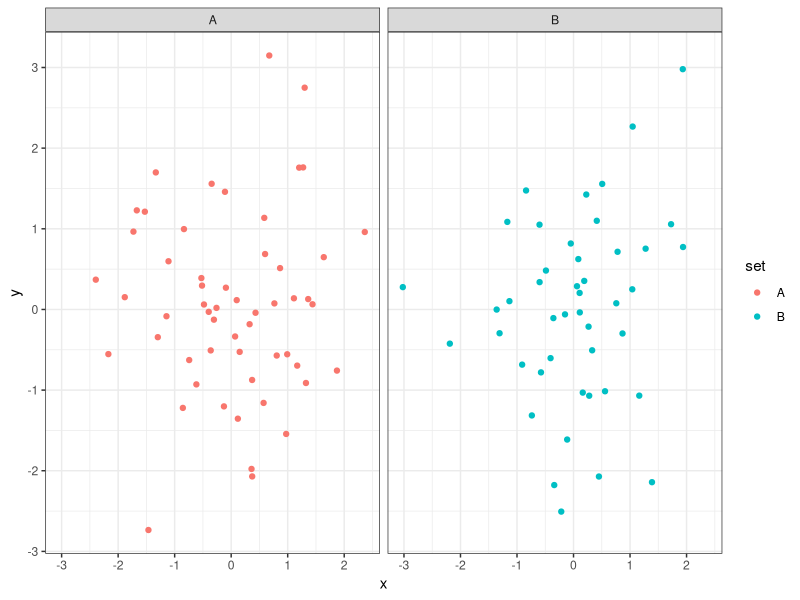
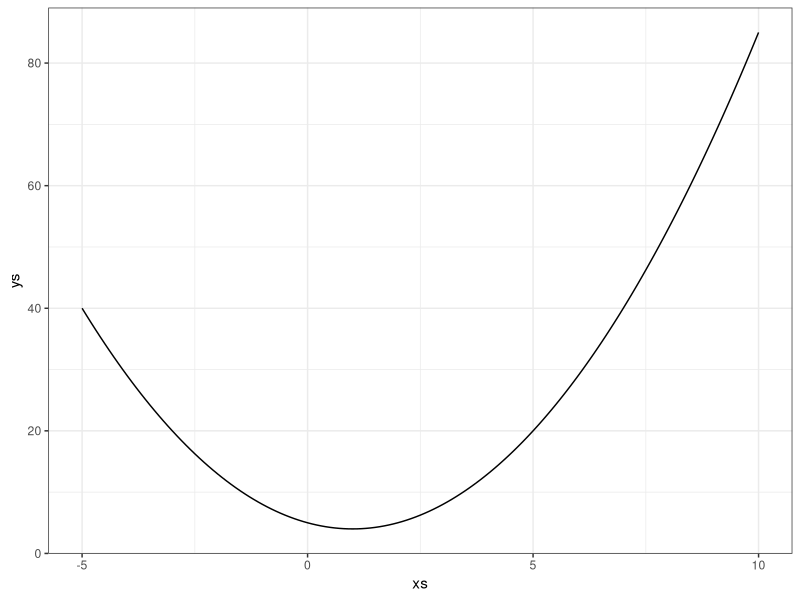
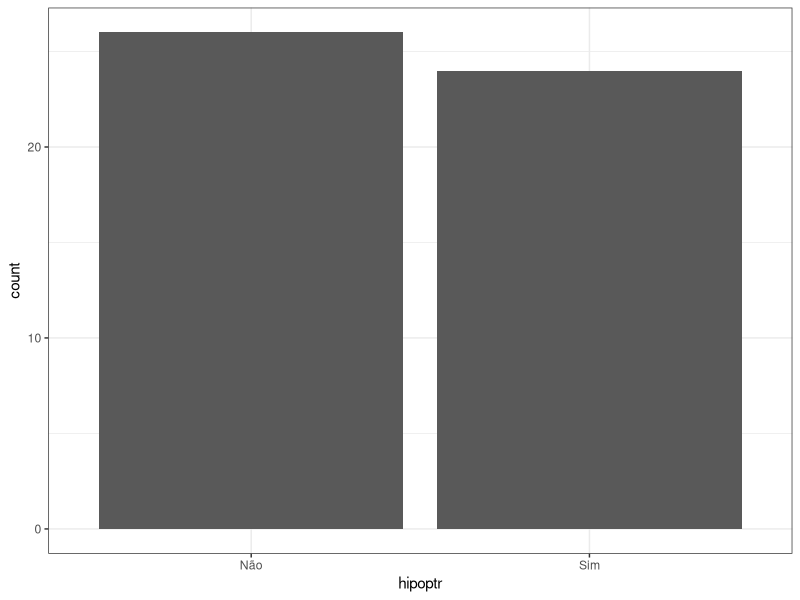
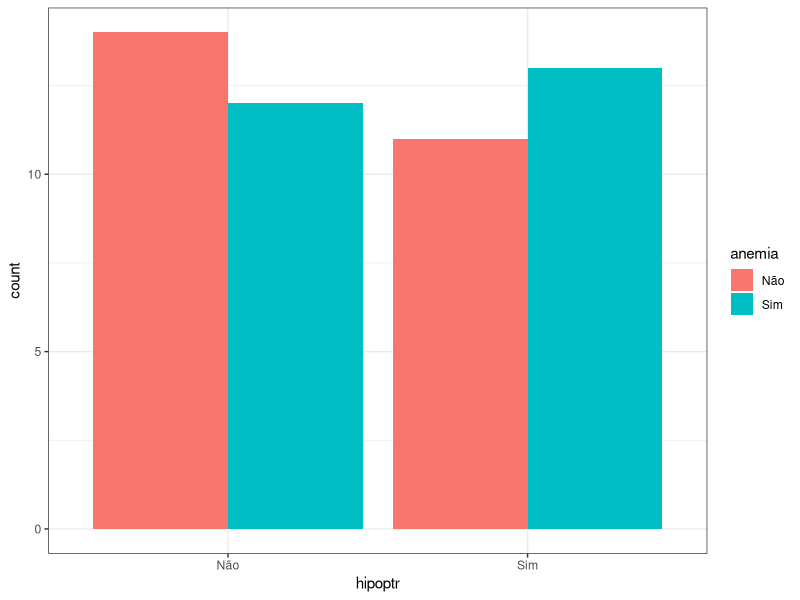
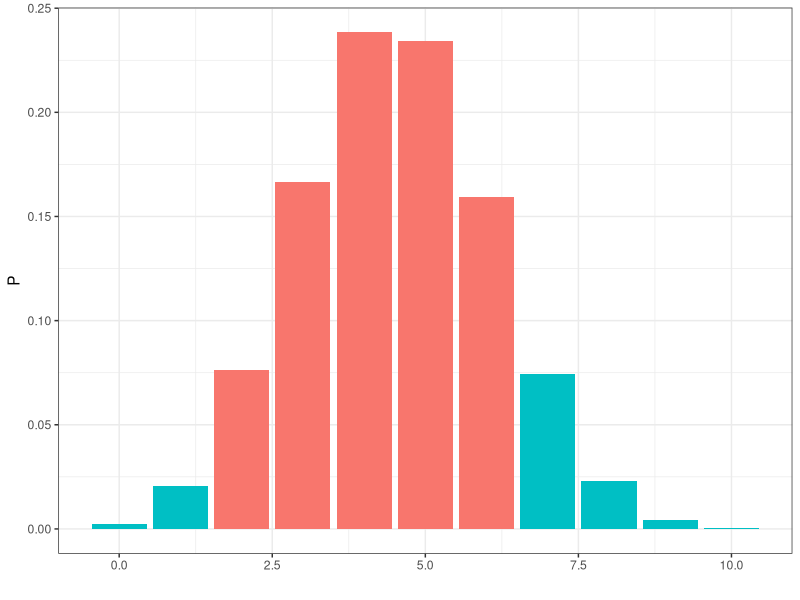
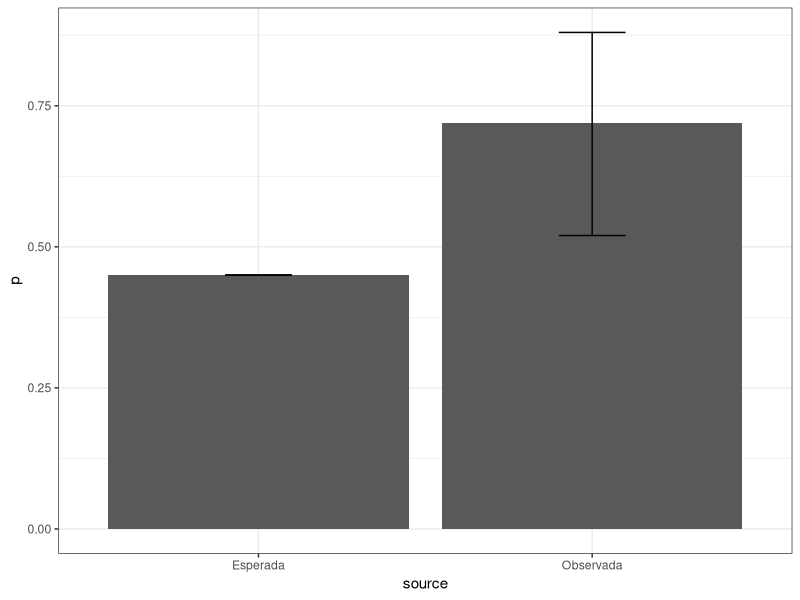
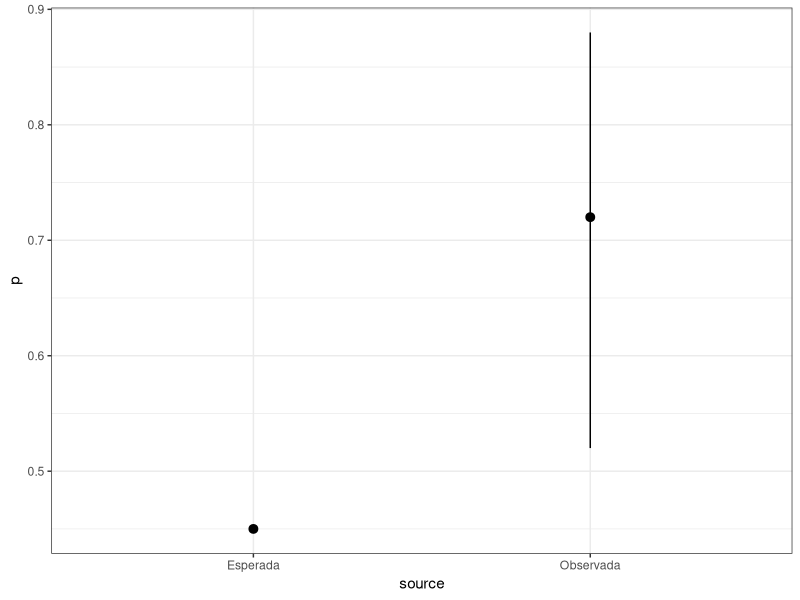

Write the R code that produced these figures, in order.
## ---- chunk 1
knitr::knit_hooks$set(change_size = function(before, options, envir) {
    if (before) {
        return(paste(options$change_size))
    }
})
knitr::opts_chunk$set(prompt = TRUE, warning = FALSE, change_size='\\small')
## ---- chunk 2
## Para instalar o pacote:
## install.packages('ggplot2')
library(ggplot2)
## ---- chunk 3
data <- data.frame(x = rnorm(100), y = rnorm(100),
                   set = sample(c("A", "B"), 100, replace = T))
ggplot(data, aes(x, y, color=set)) +
    geom_point() +
    facet_grid(~set) +
    theme_bw()
## ---- chunk 4
xs <- seq(-5, 10, 0.1)
ys <- xs^2 - 2 * xs + 5
qplot(xs, ys, geom='line') + theme_bw()
## ---- chunk 5
data <- data.frame(
    hipoptr = sample(c("Sim", "Não"), 50, replace=T),
    anemia  = sample(c("Sim", "Não"), 50, replace=T))
ggplot(data, aes(hipoptr)) + geom_bar() + theme_bw()
## ---- chunk 6
ggplot(data, aes(hipoptr, fill=anemia)) +
    geom_bar(position = "dodge") +
    theme_bw()
## ---- chunk 7
qplot(x = 0:10, y = dbinom(0:10, size=10, p=0.45),
      fill = (0:10 < floor(7 - 4.5)) | (0:10 >= 7),
      geom='col') +
    labs(x = "", y = "P") +
    guides(fill=FALSE) +
    theme_bw()
## ---- chunk 8
cnfint <- qbinom(c(0.025, 0.975), 25, 0.72) / 25
data <- data.frame(source = c("Esperada", "Observada"),
                   p = c(0.45, 0.72),
                   lower = c(0.45, cnfint[1]),
                   upper = c(0.45, cnfint[2]))
ggplot(data, aes(source, p, ymin=lower, ymax=upper)) +
    geom_col() + geom_errorbar(width=.2) +
    theme_bw()
## ---- chunk 9
ggplot(data, aes(source, p, ymin=lower, ymax=upper)) +
    geom_pointrange() +
    theme_bw()
